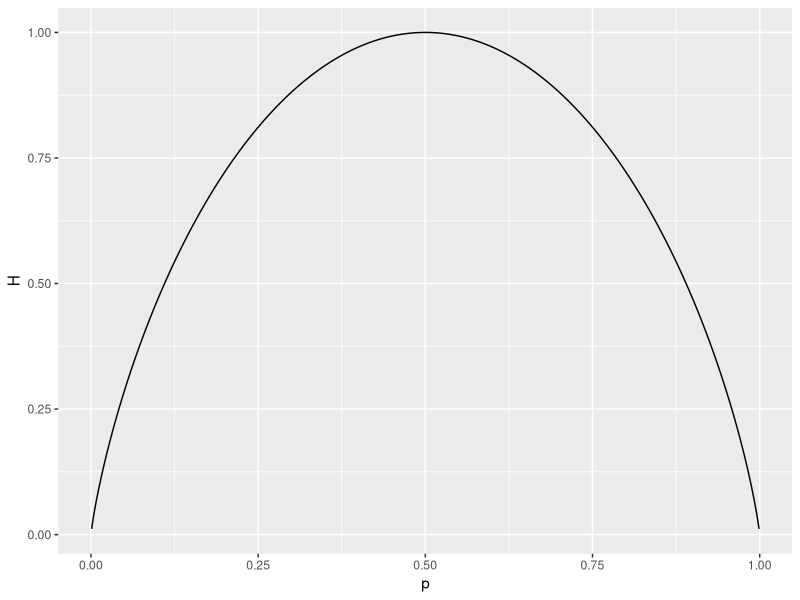

Recreate this plot in R.
## ---- chunk 1
library(ggplot2)
p  <- seq(0.001, 0.999, 0.001) # Probability of a coin lending as tails
H <- -(p*log2(p)+(1-p)*log2((1-p)))  # Compute entropy for two possible outcomes 
qplot(p, H, geom='line')

